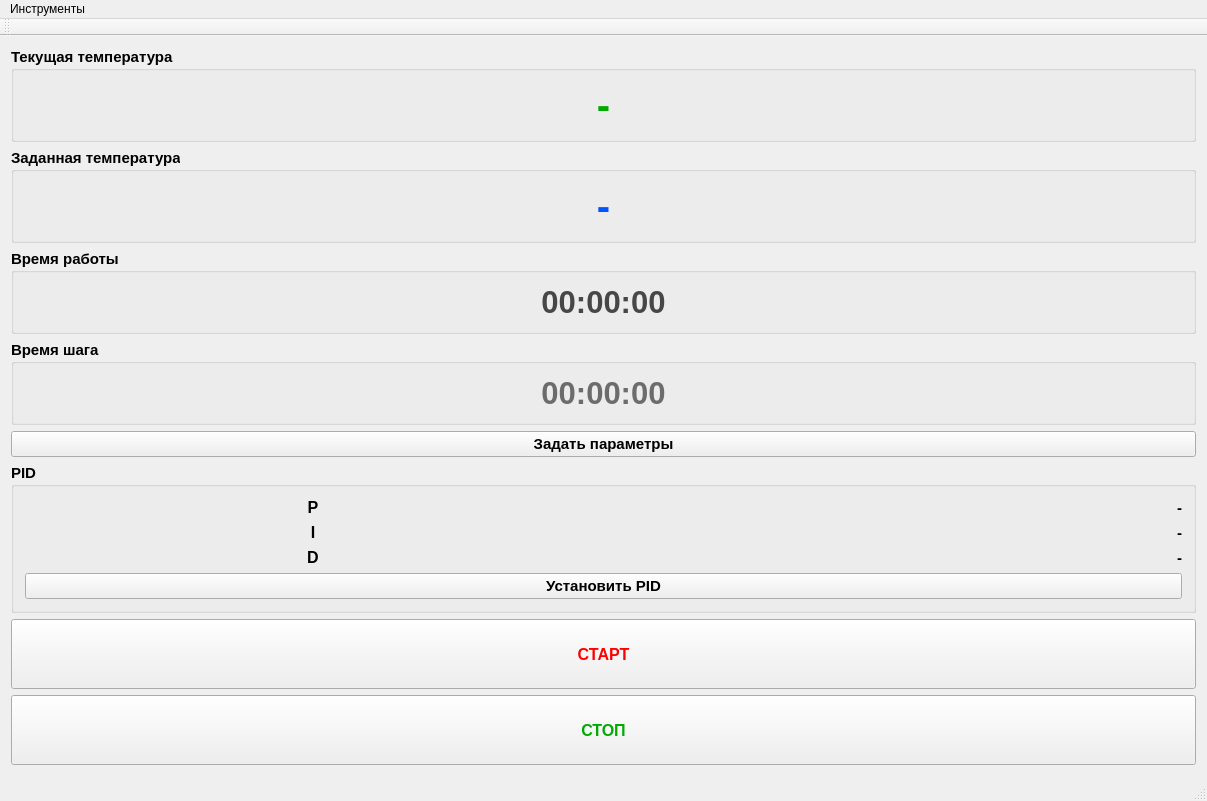
<?xml version="1.0" encoding="UTF-8"?>
<ui version="4.0">
 <class>MainWindow</class>
 <widget class="QMainWindow" name="MainWindow">
  <property name="geometry">
   <rect>
    <x>0</x>
    <y>0</y>
    <width>1207</width>
    <height>801</height>
   </rect>
  </property>
  <property name="windowTitle">
   <string>MBMonitor</string>
  </property>
  <widget class="QWidget" name="centralWidget">
   <layout class="QGridLayout" name="gridLayout_7">
    <item row="0" column="1" rowspan="9">
     <layout class="QHBoxLayout" name="horizontalLayout"/>
    </item>
    <item row="6" column="0">
     <widget class="QPushButton" name="startButton">
      <property name="minimumSize">
       <size>
        <width>0</width>
        <height>70</height>
       </size>
      </property>
      <property name="palette">
       <palette>
        <active>
         <colorrole role="ButtonText">
          <brush brushstyle="SolidPattern">
           <color alpha="255">
            <red>255</red>
            <green>0</green>
            <blue>0</blue>
           </color>
          </brush>
         </colorrole>
        </active>
        <inactive>
         <colorrole role="ButtonText">
          <brush brushstyle="SolidPattern">
           <color alpha="255">
            <red>255</red>
            <green>0</green>
            <blue>0</blue>
           </color>
          </brush>
         </colorrole>
        </inactive>
        <disabled>
         <colorrole role="ButtonText">
          <brush brushstyle="SolidPattern">
           <color alpha="255">
            <red>120</red>
            <green>120</green>
            <blue>120</blue>
           </color>
          </brush>
         </colorrole>
        </disabled>
       </palette>
      </property>
      <property name="font">
       <font>
        <pointsize>12</pointsize>
        <weight>75</weight>
        <bold>true</bold>
       </font>
      </property>
      <property name="text">
       <string>СТАРТ</string>
      </property>
     </widget>
    </item>
    <item row="7" column="0">
     <widget class="QPushButton" name="stopButton">
      <property name="minimumSize">
       <size>
        <width>0</width>
        <height>70</height>
       </size>
      </property>
      <property name="palette">
       <palette>
        <active>
         <colorrole role="WindowText">
          <brush brushstyle="SolidPattern">
           <color alpha="255">
            <red>0</red>
            <green>0</green>
            <blue>0</blue>
           </color>
          </brush>
         </colorrole>
         <colorrole role="ButtonText">
          <brush brushstyle="SolidPattern">
           <color alpha="255">
            <red>0</red>
            <green>170</green>
            <blue>0</blue>
           </color>
          </brush>
         </colorrole>
        </active>
        <inactive>
         <colorrole role="WindowText">
          <brush brushstyle="SolidPattern">
           <color alpha="255">
            <red>0</red>
            <green>0</green>
            <blue>0</blue>
           </color>
          </brush>
         </colorrole>
         <colorrole role="ButtonText">
          <brush brushstyle="SolidPattern">
           <color alpha="255">
            <red>0</red>
            <green>170</green>
            <blue>0</blue>
           </color>
          </brush>
         </colorrole>
        </inactive>
        <disabled>
         <colorrole role="WindowText">
          <brush brushstyle="SolidPattern">
           <color alpha="255">
            <red>120</red>
            <green>120</green>
            <blue>120</blue>
           </color>
          </brush>
         </colorrole>
         <colorrole role="ButtonText">
          <brush brushstyle="SolidPattern">
           <color alpha="255">
            <red>120</red>
            <green>120</green>
            <blue>120</blue>
           </color>
          </brush>
         </colorrole>
        </disabled>
       </palette>
      </property>
      <property name="font">
       <font>
        <pointsize>12</pointsize>
        <weight>75</weight>
        <bold>true</bold>
       </font>
      </property>
      <property name="text">
       <string>СТОП</string>
      </property>
     </widget>
    </item>
    <item row="8" column="0">
     <spacer name="verticalSpacer">
      <property name="orientation">
       <enum>Qt::Vertical</enum>
      </property>
      <property name="sizeType">
       <enum>QSizePolicy::Expanding</enum>
      </property>
      <property name="sizeHint" stdset="0">
       <size>
        <width>20</width>
        <height>35</height>
       </size>
      </property>
     </spacer>
    </item>
    <item row="0" column="0">
     <widget class="QGroupBox" name="groupBox_2">
      <property name="font">
       <font>
        <pointsize>11</pointsize>
        <weight>75</weight>
        <bold>true</bold>
       </font>
      </property>
      <property name="autoFillBackground">
       <bool>false</bool>
      </property>
      <property name="title">
       <string>Текущая температура</string>
      </property>
      <layout class="QGridLayout" name="gridLayout_2">
       <item row="0" column="0">
        <widget class="QLabel" name="lblCurrentTemp">
         <property name="palette">
          <palette>
           <active>
            <colorrole role="WindowText">
             <brush brushstyle="SolidPattern">
              <color alpha="255">
               <red>0</red>
               <green>170</green>
               <blue>0</blue>
              </color>
             </brush>
            </colorrole>
           </active>
           <inactive>
            <colorrole role="WindowText">
             <brush brushstyle="SolidPattern">
              <color alpha="255">
               <red>0</red>
               <green>170</green>
               <blue>0</blue>
              </color>
             </brush>
            </colorrole>
           </inactive>
           <disabled>
            <colorrole role="WindowText">
             <brush brushstyle="SolidPattern">
              <color alpha="255">
               <red>120</red>
               <green>120</green>
               <blue>120</blue>
              </color>
             </brush>
            </colorrole>
           </disabled>
          </palette>
         </property>
         <property name="font">
          <font>
           <pointsize>30</pointsize>
          </font>
         </property>
         <property name="text">
          <string>-</string>
         </property>
         <property name="alignment">
          <set>Qt::AlignCenter</set>
         </property>
        </widget>
       </item>
      </layout>
     </widget>
    </item>
    <item row="1" column="0">
     <widget class="QGroupBox" name="groupBox">
      <property name="font">
       <font>
        <pointsize>11</pointsize>
        <weight>75</weight>
        <bold>true</bold>
       </font>
      </property>
      <property name="title">
       <string>Заданная температура</string>
      </property>
      <layout class="QGridLayout" name="gridLayout">
       <item row="0" column="0">
        <widget class="QLabel" name="lblTargetTemp">
         <property name="palette">
          <palette>
           <active>
            <colorrole role="WindowText">
             <brush brushstyle="SolidPattern">
              <color alpha="255">
               <red>0</red>
               <green>85</green>
               <blue>255</blue>
              </color>
             </brush>
            </colorrole>
           </active>
           <inactive>
            <colorrole role="WindowText">
             <brush brushstyle="SolidPattern">
              <color alpha="255">
               <red>0</red>
               <green>85</green>
               <blue>255</blue>
              </color>
             </brush>
            </colorrole>
           </inactive>
           <disabled>
            <colorrole role="WindowText">
             <brush brushstyle="SolidPattern">
              <color alpha="255">
               <red>120</red>
               <green>120</green>
               <blue>120</blue>
              </color>
             </brush>
            </colorrole>
           </disabled>
          </palette>
         </property>
         <property name="font">
          <font>
           <pointsize>30</pointsize>
          </font>
         </property>
         <property name="text">
          <string>-</string>
         </property>
         <property name="alignment">
          <set>Qt::AlignCenter</set>
         </property>
        </widget>
       </item>
      </layout>
     </widget>
    </item>
    <item row="5" column="0">
     <widget class="QGroupBox" name="groupBox_3">
      <property name="font">
       <font>
        <pointsize>11</pointsize>
        <weight>75</weight>
        <bold>true</bold>
       </font>
      </property>
      <property name="title">
       <string>PID</string>
      </property>
      <layout class="QGridLayout" name="gridLayout_4">
       <item row="0" column="0">
        <layout class="QGridLayout" name="gridLayout_3">
         <item row="0" column="0">
          <widget class="QLabel" name="label_3">
           <property name="font">
            <font>
             <pointsize>12</pointsize>
            </font>
           </property>
           <property name="text">
            <string>P</string>
           </property>
           <property name="alignment">
            <set>Qt::AlignCenter</set>
           </property>
          </widget>
         </item>
         <item row="0" column="1">
          <widget class="QLabel" name="lblP">
           <property name="font">
            <font>
             <pointsize>11</pointsize>
            </font>
           </property>
           <property name="text">
            <string>-</string>
           </property>
           <property name="alignment">
            <set>Qt::AlignRight|Qt::AlignTrailing|Qt::AlignVCenter</set>
           </property>
          </widget>
         </item>
         <item row="1" column="0">
          <widget class="QLabel" name="label_4">
           <property name="font">
            <font>
             <pointsize>12</pointsize>
            </font>
           </property>
           <property name="text">
            <string>I</string>
           </property>
           <property name="alignment">
            <set>Qt::AlignCenter</set>
           </property>
          </widget>
         </item>
         <item row="1" column="1">
          <widget class="QLabel" name="lblI">
           <property name="font">
            <font>
             <pointsize>11</pointsize>
            </font>
           </property>
           <property name="text">
            <string>-</string>
           </property>
           <property name="alignment">
            <set>Qt::AlignRight|Qt::AlignTrailing|Qt::AlignVCenter</set>
           </property>
          </widget>
         </item>
         <item row="2" column="0">
          <widget class="QLabel" name="label_5">
           <property name="font">
            <font>
             <pointsize>12</pointsize>
            </font>
           </property>
           <property name="text">
            <string>D</string>
           </property>
           <property name="alignment">
            <set>Qt::AlignCenter</set>
           </property>
          </widget>
         </item>
         <item row="2" column="1">
          <widget class="QLabel" name="lblD">
           <property name="font">
            <font>
             <pointsize>11</pointsize>
            </font>
           </property>
           <property name="text">
            <string>-</string>
           </property>
           <property name="alignment">
            <set>Qt::AlignRight|Qt::AlignTrailing|Qt::AlignVCenter</set>
           </property>
          </widget>
         </item>
        </layout>
       </item>
       <item row="1" column="0">
        <widget class="QPushButton" name="setPidButton">
         <property name="text">
          <string>Установить PID</string>
         </property>
        </widget>
       </item>
      </layout>
     </widget>
    </item>
    <item row="2" column="0">
     <widget class="QGroupBox" name="groupBox_4">
      <property name="font">
       <font>
        <pointsize>11</pointsize>
        <weight>75</weight>
        <bold>true</bold>
       </font>
      </property>
      <property name="title">
       <string>Время работы</string>
      </property>
      <layout class="QGridLayout" name="gridLayout_5">
       <item row="0" column="0">
        <widget class="QLabel" name="lblUptime">
         <property name="palette">
          <palette>
           <active>
            <colorrole role="WindowText">
             <brush brushstyle="SolidPattern">
              <color alpha="255">
               <red>71</red>
               <green>71</green>
               <blue>71</blue>
              </color>
             </brush>
            </colorrole>
           </active>
           <inactive>
            <colorrole role="WindowText">
             <brush brushstyle="SolidPattern">
              <color alpha="255">
               <red>71</red>
               <green>71</green>
               <blue>71</blue>
              </color>
             </brush>
            </colorrole>
           </inactive>
           <disabled>
            <colorrole role="WindowText">
             <brush brushstyle="SolidPattern">
              <color alpha="255">
               <red>120</red>
               <green>120</green>
               <blue>120</blue>
              </color>
             </brush>
            </colorrole>
           </disabled>
          </palette>
         </property>
         <property name="font">
          <font>
           <pointsize>23</pointsize>
          </font>
         </property>
         <property name="text">
          <string>00:00:00</string>
         </property>
         <property name="alignment">
          <set>Qt::AlignCenter</set>
         </property>
        </widget>
       </item>
      </layout>
     </widget>
    </item>
    <item row="3" column="0">
     <widget class="QGroupBox" name="groupBox_5">
      <property name="font">
       <font>
        <pointsize>11</pointsize>
        <weight>75</weight>
        <bold>true</bold>
       </font>
      </property>
      <property name="title">
       <string>Время шага</string>
      </property>
      <layout class="QGridLayout" name="gridLayout_6">
       <item row="0" column="0">
        <widget class="QLabel" name="lblSteptime">
         <property name="palette">
          <palette>
           <active>
            <colorrole role="WindowText">
             <brush brushstyle="SolidPattern">
              <color alpha="255">
               <red>108</red>
               <green>108</green>
               <blue>108</blue>
              </color>
             </brush>
            </colorrole>
           </active>
           <inactive>
            <colorrole role="WindowText">
             <brush brushstyle="SolidPattern">
              <color alpha="255">
               <red>108</red>
               <green>108</green>
               <blue>108</blue>
              </color>
             </brush>
            </colorrole>
           </inactive>
           <disabled>
            <colorrole role="WindowText">
             <brush brushstyle="SolidPattern">
              <color alpha="255">
               <red>120</red>
               <green>120</green>
               <blue>120</blue>
              </color>
             </brush>
            </colorrole>
           </disabled>
          </palette>
         </property>
         <property name="font">
          <font>
           <pointsize>23</pointsize>
          </font>
         </property>
         <property name="text">
          <string>00:00:00</string>
         </property>
         <property name="alignment">
          <set>Qt::AlignCenter</set>
         </property>
        </widget>
       </item>
      </layout>
     </widget>
    </item>
    <item row="4" column="0">
     <widget class="QPushButton" name="btnSetParameters">
      <property name="font">
       <font>
        <pointsize>11</pointsize>
        <weight>75</weight>
        <bold>true</bold>
       </font>
      </property>
      <property name="text">
       <string>Задать параметры</string>
      </property>
      <property name="icon">
       <iconset theme="SP_FileIcon">
        <normaloff>.</normaloff>.</iconset>
      </property>
     </widget>
    </item>
   </layout>
  </widget>
  <widget class="QMenuBar" name="menuBar">
   <property name="geometry">
    <rect>
     <x>0</x>
     <y>0</y>
     <width>1207</width>
     <height>21</height>
    </rect>
   </property>
   <widget class="QMenu" name="menu">
    <property name="title">
     <string>Инструменты</string>
    </property>
    <addaction name="actionArchive"/>
    <addaction name="action_3"/>
   </widget>
   <addaction name="menu"/>
  </widget>
  <widget class="QToolBar" name="mainToolBar">
   <attribute name="toolBarArea">
    <enum>TopToolBarArea</enum>
   </attribute>
   <attribute name="toolBarBreak">
    <bool>false</bool>
   </attribute>
  </widget>
  <widget class="QStatusBar" name="statusBar"/>
  <action name="actionArchive">
   <property name="enabled">
    <bool>true</bool>
   </property>
   <property name="text">
    <string>Архив</string>
   </property>
  </action>
  <action name="action_2">
   <property name="text">
    <string>Экспорт</string>
   </property>
  </action>
  <action name="action_3">
   <property name="checkable">
    <bool>false</bool>
   </property>
   <property name="text">
    <string>Журнал отладки</string>
   </property>
  </action>
 </widget>
 <layoutdefault spacing="6" margin="11"/>
 <resources/>
 <connections/>
</ui>
